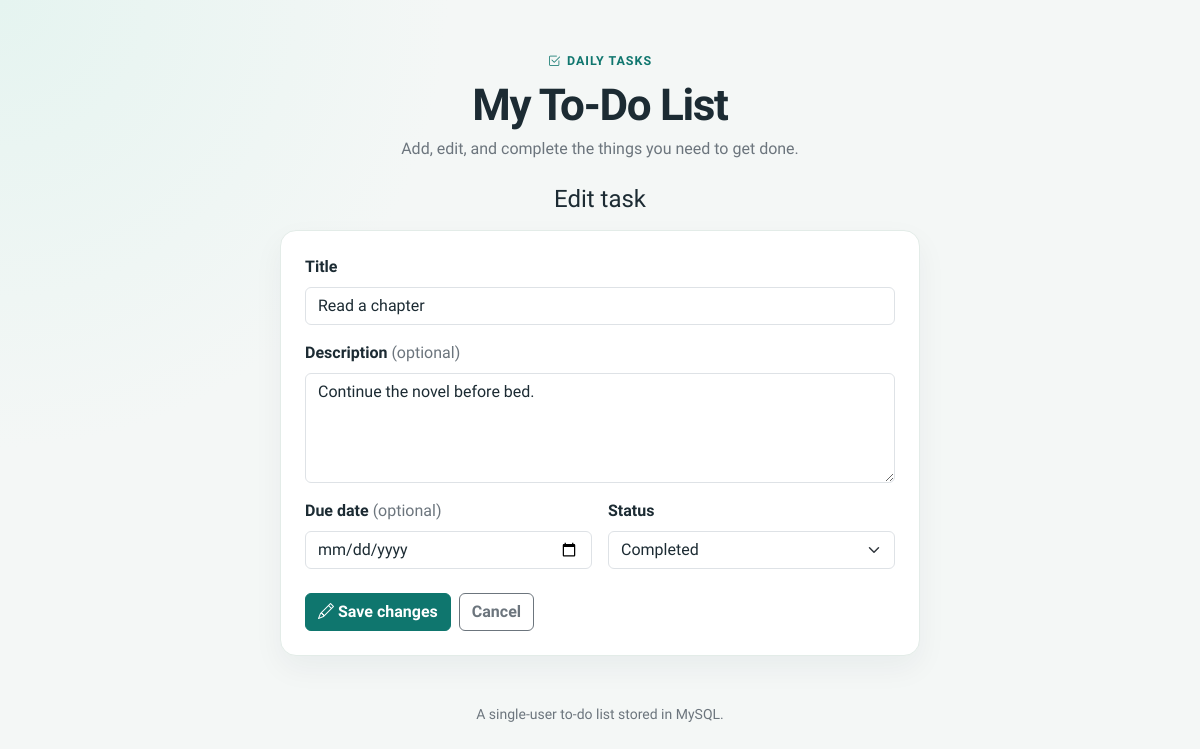
The page /edit.php?id=1 on the database its author committed.
### tables this page shows
CREATE TABLE tasks (
  id INT NOT NULL AUTO_INCREMENT,
  title VARCHAR(255) NOT NULL,
  description TEXT NULL,
  due_date DATE NULL,
  status ENUM('pending', 'completed') NOT NULL DEFAULT 'pending',
  created_at TIMESTAMP NOT NULL DEFAULT CURRENT_TIMESTAMP,
  PRIMARY KEY (id)
);

### db.php (the view, shortened to what this page needs)
<?php
function h(?string $value): string
{
    return htmlspecialchars((string) $value, ENT_QUOTES, 'UTF-8');
}
function task_id($value): int
{
    $id = filter_var($value, FILTER_VALIDATE_INT);
    return $id;
}
function find_task(mysqli $db, int $id): ?array
{
    $statement = $db->prepare(
        'SELECT id, title, description, due_date, status, created_at
         FROM tasks
         WHERE id = ?'
    );
    $statement->bind_param('i', $id);
    $statement->execute();
    $task = $statement->get_result()->fetch_assoc();
    return $task ?: null;
}
function render_header(string $title): void
{
    ?>
<!DOCTYPE html>
<html lang="en">
<head>
    <link href="https://cdn.jsdelivr.net/npm/bootstrap@5.3.3/dist/css/bootstrap.min.css" rel="stylesheet">
    <link href="https://cdn.jsdelivr.net/npm/bootstrap-icons@1.11.3/font/bootstrap-icons.min.css" rel="stylesheet">
    <link href="assets/css/style.css" rel="stylesheet">
</head>
<body>
    <main class="container app-shell py-4 py-md-5">
        <header class="app-header text-center mb-4">
            <p class="app-kicker mb-2"><i class="bi bi-check2-square" aria-hidden="true"></i> Daily tasks</p>
            <h1>My To-Do List</h1>
            <p class="text-secondary mb-0">Add, edit, and complete the things you need to get done.</p>
        </header>
    <?php
}
function render_footer(): void
{
    ?>
        <footer class="app-footer text-center text-secondary small">
            A single-user to-do list stored in MySQL.
        </footer>
    </main>
</body>
</html>
    <?php
}
function render_task_form(string $action, array $values, array $errors, string $buttonLabel, int $id = 0, string $buttonIcon = 'bi-check2'): void
{
    $titleClass = isset($errors['title']) ? ' is-invalid' : '';
    $descriptionClass = isset($errors['description']) ? ' is-invalid' : '';
    $dueDateClass = isset($errors['due_date']) ? ' is-invalid' : '';
    $statusClass = isset($errors['status']) ? ' is-invalid' : '';
    ?>
    <form class="card form-card" method="post" action="<?= h($action) ?>" novalidate>
        <div class="card-body p-4">
            <div class="mb-3">
                <label class="form-label" for="title">Title</label>
                <input
                    class="form-control<?= $titleClass ?>"
                    type="text"
                    id="title"
                    name="title"
                    maxlength="255"
                    required
                    value="<?= h($values['title']) ?>"
                >
            </div>
            <div class="mb-3">
                <label class="form-label" for="description">Description <span class="text-secondary fw-normal">(optional)</span></label>
                <textarea
                    class="form-control<?= $descriptionClass ?>"
                    id="description"
                    name="description"
                    rows="4"
                ><?= h($values['description']) ?></textarea>
            </div>
            <div class="row g-3">
                <div class="col-md-6">
                    <label class="form-label" for="due_date">Due date <span class="text-secondary fw-normal">(optional)</span></label>
                    <input
                        class="form-control<?= $dueDateClass ?>"
                        type="date"
                        id="due_date"
                        name="due_date"
                        value="<?= h($values['due_date']) ?>"
                    >
                </div>
                <div class="col-md-6">
                    <label class="form-label" for="status">Status</label>
                    <select class="form-select<?= $statusClass ?>" id="status" name="status" required>
                        <option value="completed"<?= $values['status'] === 'completed' ? ' selected' : '' ?>>Completed</option>
                    </select>
                </div>
            </div>
            <div class="d-flex flex-wrap gap-2 mt-4">
                <button class="btn btn-primary" type="submit">
                    <i class="bi <?= h($buttonIcon) ?>" aria-hidden="true"></i> <?= h($buttonLabel) ?>
                </button>
                <a class="btn btn-outline-secondary" href="index.php">Cancel</a>
            </div>
        </div>
    </form>
    <?php
}
    ?>

### assets/css/style.css (style rules this page uses)
:root { --ink: #1c2b33; --muted: #5d6d76; --line: #e3ece8; --teal: #0f766e; --teal-dark: #115e59; --paper: #f4f7f6; --bs-body-color: var(--ink); --bs-body-font-family: "Source Sans 3", "Segoe UI", sans-serif; --bs-primary: var(--teal); --bs-primary-rgb: 15, 118, 110; }
body { min-height: 100vh; color: var(--ink); background: radial-gradient(circle at top left, #e5f4f0 0, transparent 28rem), var(--paper); }
.app-shell { max-width: 920px; }
.app-header h1 { margin-bottom: 0.35rem; font-size: clamp(2rem, 4vw, 2.75rem); font-weight: 700; letter-spacing: -0.03em; }
.app-kicker { display: inline-flex; align-items: center; gap: 0.35rem; margin-bottom: 0.5rem; color: var(--teal); font-size: 0.78rem; font-weight: 700; letter-spacing: 0.08em; text-transform: uppercase; }
.app-footer { margin-top: 3rem; }
.btn-primary { --bs-btn-bg: var(--teal); --bs-btn-border-color: var(--teal); --bs-btn-hover-bg: var(--teal-dark); --bs-btn-hover-border-color: var(--teal-dark); --bs-btn-active-bg: #134e4a; --bs-btn-active-border-color: #134e4a; --bs-btn-disabled-bg: var(--teal); --bs-btn-disabled-border-color: var(--teal); }
.btn { font-weight: 600; }
.task-card, .form-card, .empty-state { border: 1px solid var(--line); border-radius: 1rem; background: #fff; box-shadow: 0 12px 30px rgba(28, 43, 51, 0.05); }
.form-label { font-weight: 600; }

### rows shown on the page
tasks: title "Read a chapter", description "Continue the novel before bed.", status "Completed"

### other values the page prints
$buttonLabel "Save changes"
